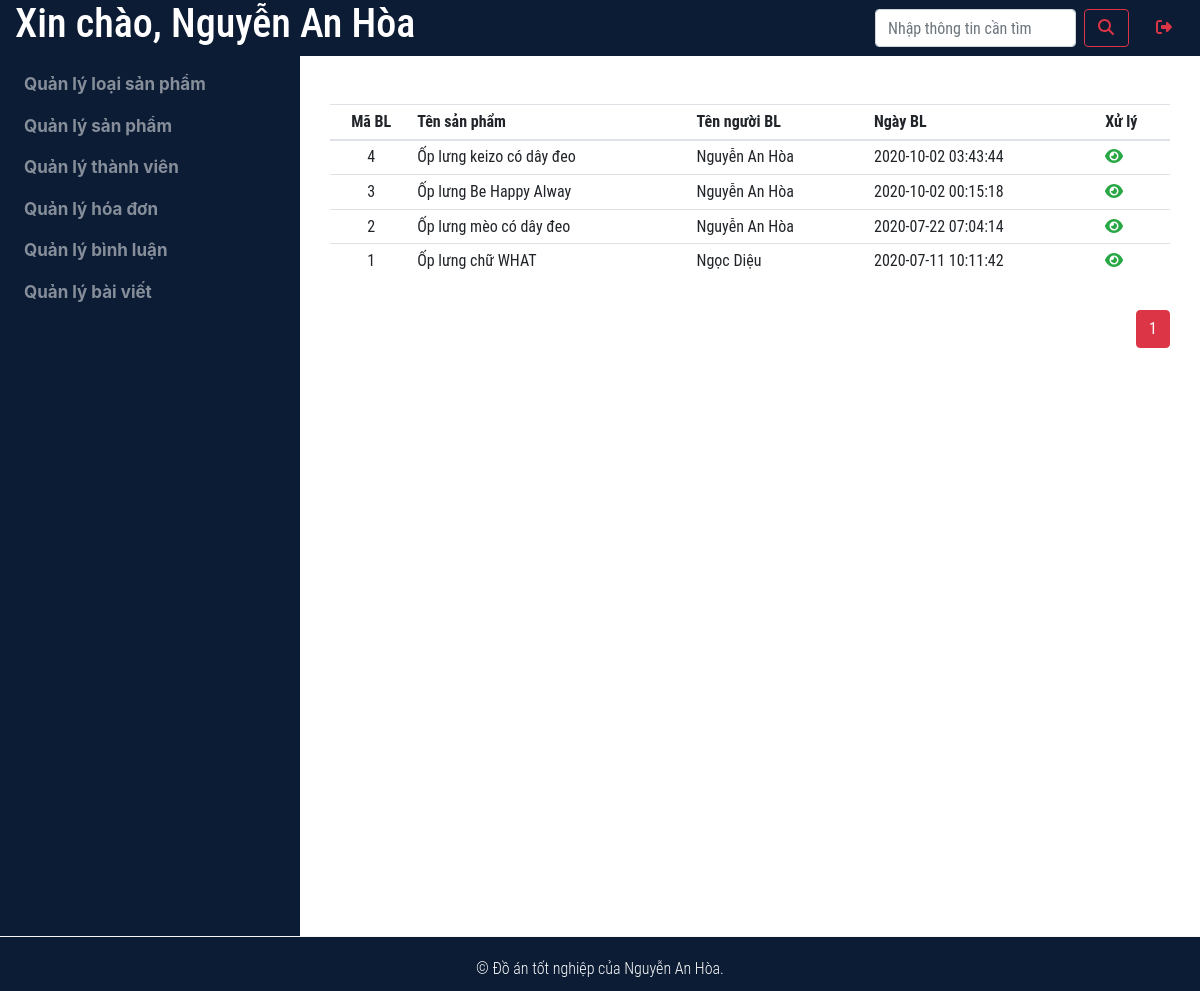
The page /doanadmin/views/index.php?manage=rate&ac=list (signed in) on the database its author committed.
### tables this page shows
CREATE TABLE `rate` (
  `id_rate` int(11) NOT NULL,
  `id_product` int(11) NOT NULL,
  `name_user` varchar(250) NOT NULL,
  `email` varchar(250) NOT NULL,
  `comment` varchar(500) NOT NULL,
  `dateCreate` timestamp NOT NULL DEFAULT current_timestamp(),
  `dateUpdate` timestamp NOT NULL DEFAULT current_timestamp()
);

CREATE TABLE `product` (
  `id_product` int(11) NOT NULL,
  `id_type` int(11) NOT NULL,
  `product_name` varchar(250) NOT NULL,
  `amount` int(11) NOT NULL,
  `img_1` varchar(250) NOT NULL,
  `img_2` varchar(250) NOT NULL,
  `price` float NOT NULL,
  `content` varchar(250) NOT NULL,
  `dateCreated` timestamp NOT NULL DEFAULT current_timestamp(),
  `dateUpdate` timestamp NOT NULL DEFAULT current_timestamp()
);

### doanadmin/modules/managerate/list.php (the view, shortened to what this page needs)
<?php
    $sql_list = "SELECT
                    count(`id_rate`) as total
                FROM
                    `rate`";
    $result = mysqli_query($conn, $sql_list);
    $row = mysqli_fetch_assoc($result);
    $total_records = $row['total'];
    $current_page = isset($_GET['page']) ? $_GET['page'] : 1;
    $limit = 12;
    $total_page = ceil($total_records / $limit);
    $start = ($current_page - 1) * $limit;
    $result = mysqli_query($conn, "SELECT
                                        `id_rate`,
                                        `product_name`,
                                        `name_user`,
                                        `rate`.`dateCreate` as `dayCreate`
                                    FROM
                                        `rate`, `product`
                                    WHERE
                                        `rate`.`id_product` = `product`.`id_product`
                                    ORDER BY `id_rate` DESC
                                    LIMIT $start, $limit ");
?>
<section>
    <div class="container mt-5 mb-5 font-roboto">
        <div>
            <table class="table table-hover vertical-middle table-sm">
                <thead>
                    <tr>
                    <th scope="col" class="text-center">Mã BL</th>
                    <th scope="col">Tên sản phẩm</th>
                    <th scope="col">Tên người BL</th>
                    <th scope="col">Ngày BL</th>
                    <th colspan="2">Xử lý</th>
                    </tr>
                </thead>
                <tbody>
                    <?php
                        while($list = mysqli_fetch_array($result)){
                    ?>
                    <tr>
                        <td class="text-center"><?php echo $list['id_rate'];?></td>
                        <td><?php echo $list['product_name'];?></td>
                        <td><?php echo $list['name_user'];?></td>
                        <td><?php echo $list['dayCreate'];?></td>
                        <td>
                            <a class="text-success" href="index.php?manage=rate&ac=view&id=<?php echo $list['id_rate'];?>" data-toggle="tooltip" data-placement="bottom" title="Xem bình luận">
                                <i class="fas fa-eye"></i>
                            </a>
                        </td>
                    </tr>
                    <?php
                        }
                    ?>
                </tbody>
            </table>
        </div>
        <div class="d-flex">
            <div class="btn-group mt-3 ml-auto" role="group" aria-label="Basic example">
                <?php
                    for ($i = 1; $i <= $total_page; $i++){
                        if ($i == $current_page){
                            echo '<a class="btn btn-outline-danger active" href="index.php?manage=rate&ac=list&page='.$i.'">'
                                    .$i.
                                '</a>';
                        }else{
                            echo '<a class="btn btn-outline-danger" href="index.php?manage=rate&ac=list&page='.$i.'">'
                                    .$i.
                                '</a>';
                        }
                    }
                ?>
            </div>
        </div>
    </div>
</section>

### assets/css/style.css (style rules this page uses)
.font-roboto { font-family: 'Roboto Condensed', sans-serif; }
.vertical-middle th, .vertical-middle thead th, .vertical-middle td { vertical-align: middle; }

### rows shown on the page
rate: id_rate "4", id_product.product_name "Ốp lưng keizo có dây đeo", name_user "Nguyễn An Hòa", dateCreate "2020-10-02 03:43:44"
rate: id_rate "3", id_product.product_name "Ốp lưng Be Happy Alway", name_user "Nguyễn An Hòa", dateCreate "2020-10-02 00:15:18"
rate: id_rate "2", id_product.product_name "Ốp lưng mèo có dây đeo", name_user "Nguyễn An Hòa", dateCreate "2020-07-22 07:04:14"
rate: id_rate "1", id_product.product_name "Ốp lưng chữ WHAT", name_user "Ngọc Diệu", dateCreate "2020-07-11 10:11:42"

### other values the page prints
$_SESSION['login'] "Nguyễn An Hòa"
